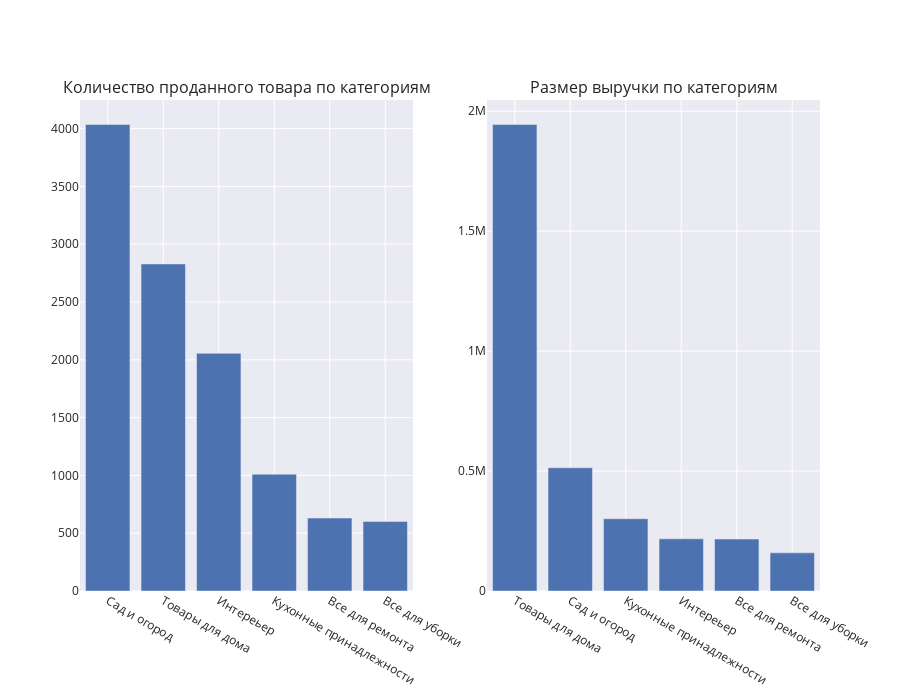

Notebook source saved alongside this figure:
### Code cell
fig1 = px.bar(quantity_by_category,  
              x='category', 
              y='quantity',
              labels={'category': 'Категория', 'quantity': 'Количество'}
              )
fig2 = px.bar(revenue_by_category,  
              x='category', 
              y='revenue',
              labels={'category': 'Категория', 'revenue': 'Выручка'}
              )

fig = make_subplots(rows=1, 
                    cols=2, 
                    subplot_titles=("Количество проданного товара по категориям", "Размер выручки по категориям")
                    )

fig.add_trace(fig1['data'][0], row=1, col=1)
fig.add_trace(fig2['data'][0], row=1, col=2)

fig.update_layout(height=700)
fig.show()

### Figure 1 — Plotly figure (JSON) as saved in the notebook; plotly's stock layout.template omitted (floating-point values rounded to 4 significant figures)
{"data": [{"alignmentgroup": "True", "hovertemplate": "Категория=%{x}<br>Количество=%{y}<extra></extra>", "legendgroup": "", "marker": {"color": "rgb(76,114,176)", "pattern": {"shape": ""}}, "name": "", "offsetgroup": "", "orientation": "v", "showlegend": false, "textposition": "auto", "type": "bar", "x": ["Сад и огород", "Товары для дома", "Интереьер", "Кухонные принадлежности", "Все для ремонта", "Все для уборки"], "xaxis": "x", "y": [4035, 2829, 2056, 1010, 631, 602], "yaxis": "y"}, {"alignmentgroup": "True", "hovertemplate": "Категория=%{x}<br>Выручка=%{y}<extra></extra>", "legendgroup": "", "marker": {"color": "rgb(76,114,176)", "pattern": {"shape": ""}}, "name": "", "offsetgroup": "", "orientation": "v", "showlegend": false, "textposition": "auto", "type": "bar", "x": ["Товары для дома", "Сад и огород", "Кухонные принадлежности", "Интереьер", "Все для ремонта", "Все для уборки"], "xaxis": "x2", "y": [1944631, 513874, 301345, 217543, 216670, 158944], "yaxis": "y2"}], "layout": {"annotations": [{"font": {"size": 16}, "showarrow": false, "text": "Количество проданного товара по категориям", "x": 0.225, "xanchor": "center", "xref": "paper", "y": 1, "yanchor": "bottom", "yref": "paper"}, {"font": {"size": 16}, "showarrow": false, "text": "Размер выручки по категориям", "x": 0.775, "xanchor": "center", "xref": "paper", "y": 1, "yanchor": "bottom", "yref": "paper"}], "height": 700, "xaxis": {"anchor": "y", "domain": [0, 0.45]}, "xaxis2": {"anchor": "y2", "domain": [0.55, 1]}, "yaxis": {"anchor": "x", "domain": [0, 1]}, "yaxis2": {"anchor": "x2", "domain": [0, 1]}}}
